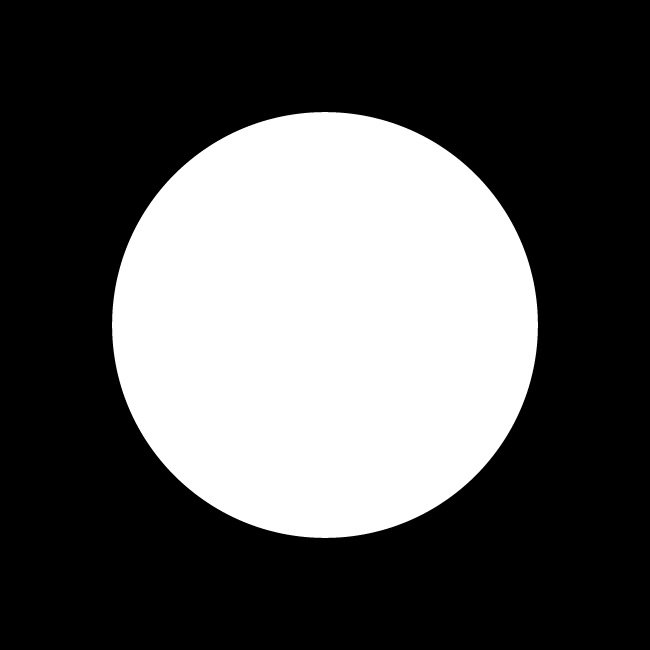
#> input picture Image_Processing_Fundamentals/images/circle.jpg, 650 x 650 px, found by its file name
$ jupyter execute --allow-errors Canny_Edge_Detection_from_Scratch.ipynb
#> lines starting #> are read from the running program, lines starting #| are printed output that depends on the picture; after the words box and inside, x2 and y2 are one past the last pixel; in counts of white or black regions, pixels touching at a corner belong together
[cell 1]
import cv2
import numpy as np
import matplotlib.pyplot as plt
import math

# Using OpenCV

[cell 2]
# Read the original image
img = cv2.imread('circle.jpg')
#> img is the input picture: shape (650, 650, 3); min 0, max 255, mean 86

# Convert to graycsale
gray = cv2.cvtColor(img, cv2.COLOR_BGR2GRAY)

# Blur the image for better edge detection
img_gaussian = cv2.GaussianBlur(gray,(3,3),0)

# Canny Edge Detection
edges = cv2.Canny(image=img_gaussian, threshold1=100, threshold2=200) # Canny Edge Detection
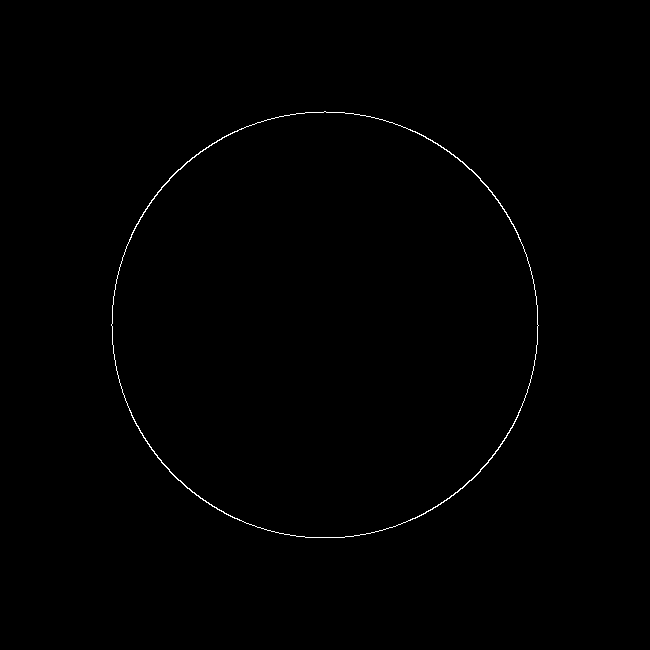
#> edges: shape (650, 650); 0.37% white in thin lines or dots, all inside (x1, y1, x2, y2) = (111, 111, 539, 538)

cv2.imshow("Canny Edge Detection", edges)
k = cv2.waitKey(0)
#> (key Esc is pressed here)
cv2.destroyAllWindows()

[cell 3]
# Display graphics
plt.figure(figsize=(20,10))
titles = ['Original image','Canny operator']
images = [img, edges]

for i in range(2):
    plt.subplot(1,2, i + 1), plt.imshow(images[i], 'gray')
    plt.title(titles[i])
#     plt.xticks([]), plt.yticks([])
plt.show()
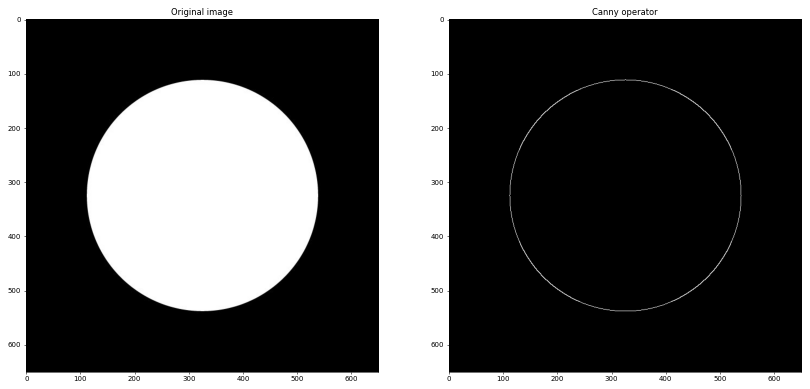
#> figure drawn by matplotlib, 2 panels

# From scratch

[cell 4]
def sHalf(T, sigma):
    temp = -np.log(T) * 2 * (sigma ** 2)
    return np.round(np.sqrt(temp))

[cell 5]
def calculate_filter_size(T, sigma):
    return 2*sHalf(T, sigma) + 1

[cell 6]
def MaskGeneration(T, sigma):
    N = calculate_filter_size(T, sigma)
    shalf = sHalf(T, sigma)
    y, x = np.meshgrid(range(-int(shalf), int(shalf) + 1), range(-int(shalf), int(shalf) + 1))
    return x, y

[cell 7]
def Gaussian(x,y, sigma):
    temp = ((x ** 2) + (y ** 2)) / (2 * (sigma ** 2))
    return (np.exp(-temp))

[cell 8]
def calculate_gradient_X(x,y, sigma):
    temp = (x ** 2 + y ** 2) / (2 * sigma ** 2)
    return -((x * np.exp(-temp)) / sigma ** 2)

[cell 9]
def calculate_gradient_Y(x,y, sigma):
    temp = (x ** 2 + y ** 2) / (2 * sigma ** 2)
    return -((y * np.exp(-temp)) / sigma ** 2)

[cell 10]
def pad(img, kernel):
    r, c = img.shape
#> r = 650; c = 650
    kr, kc = kernel.shape
    padded = np.zeros((r + kr,c + kc), dtype=img.dtype)
    insert = np.uint((kr)/2)
    padded[insert: insert + r, insert: insert + c] = img
    return padded
